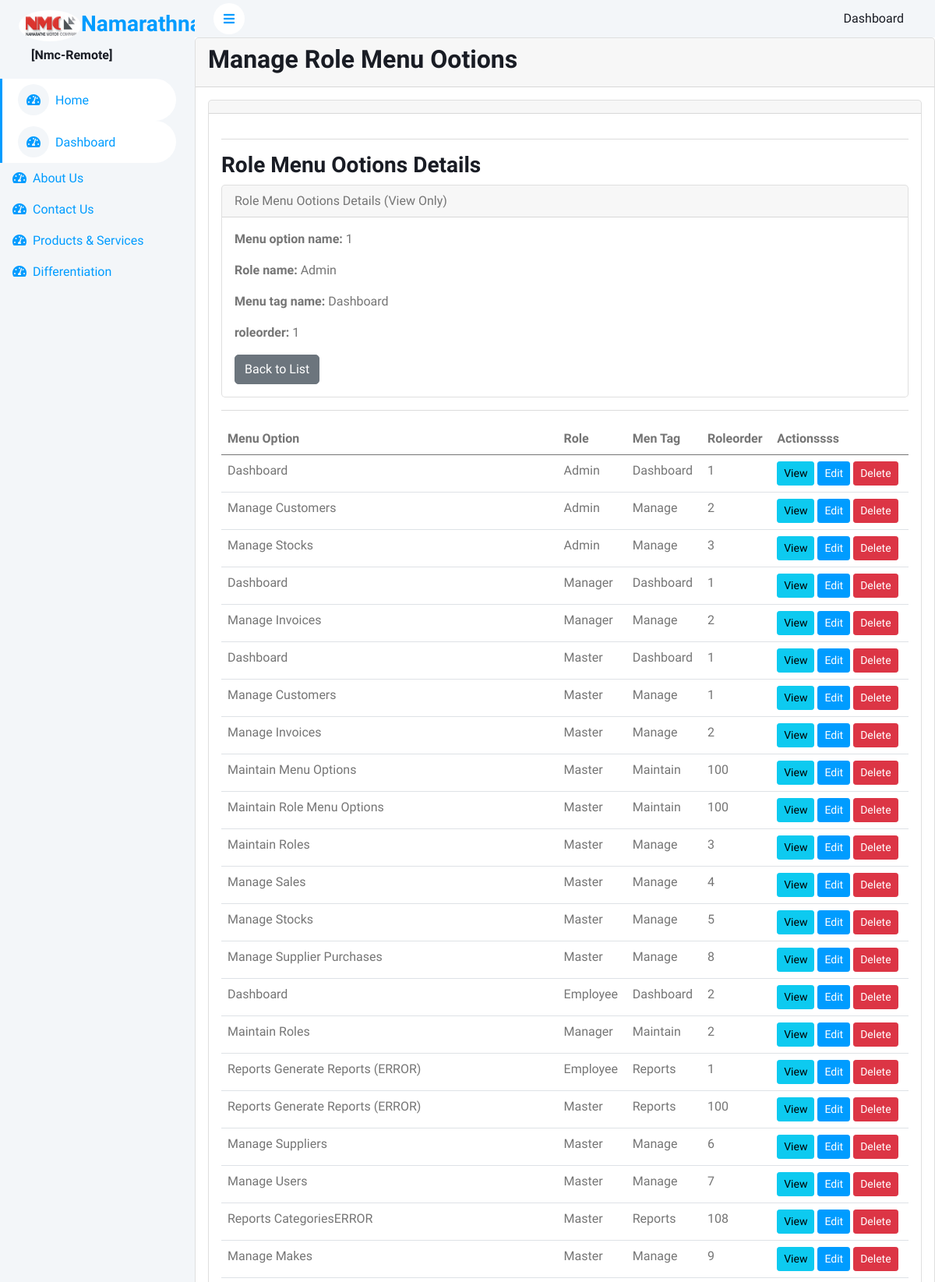
Screenshot of /manage_role_menu_options-2.php?view=1 (upper part) with the database file from the repository.
### tables this page shows
CREATE TABLE `role_menu_options` (
  `id` int(11) NOT NULL,
  `role_id` int(11) NOT NULL,
  `menu_option_id` int(11) NOT NULL,
  `roleorder` int(11) NOT NULL,
  `menu_tag_id` int(11) NOT NULL,
  `flag` enum('active','inactive') NOT NULL DEFAULT 'active'
);

CREATE TABLE `roles` (
  `id` int(11) NOT NULL,
  `role_name` varchar(50) NOT NULL,
  `flag` enum('active','inactive') NOT NULL DEFAULT 'active'
);

CREATE TABLE `menu_tags` (
  `id` int(11) NOT NULL,
  `tag_name` varchar(20) NOT NULL DEFAULT '#',
  `flag` enum('active','inactive') NOT NULL DEFAULT 'active'
);

CREATE TABLE `menu_options` (
  `id` int(11) NOT NULL,
  `menu_name` varchar(75) NOT NULL,
  `menu_link` varchar(75) NOT NULL DEFAULT '#',
  `menu_table` varchar(30) NOT NULL,
  `flag` enum('active','inactive') NOT NULL DEFAULT 'active'
);

### manage_role_menu_options-2.php (the view, shortened to what this page needs)
<?php
include('header.php');
$filter_role_name = isset($_GET['filter_role_name']) ? $_GET['filter_role_name'] : '';
$query = "
    SELECT role_menu_options.*, menu_options.menu_name, roles.role_name, menu_tags.tag_name
    FROM role_menu_options
    JOIN menu_options ON role_menu_options.menu_option_id = menu_options.id
    JOIN roles ON role_menu_options.role_id = roles.id
    JOIN menu_tags ON role_menu_options.menu_tag_id = menu_tags.id
    WHERE role_menu_options.flag = 'active'
    -- AND roles.role_name LIKE '%$filter_role_name%'
    ";
$role_menu_options_result99 = $conn->query($query);
?>
<div class="card">
    <div class="card-header">
        <h2>Manage Role Menu Ootions</h2>
    </div>
    <div class="card-body">
        <div class="card">
            <div class="card-header">
            </div>
            <div class="card-body">
                <?php
                if (isset($_GET['view'])) {
                    $id = $_GET['view'];
                    $role_menu_options_result = $conn->query("
                        SELECT role_menu_options.*, menu_options.menu_name, roles.role_name, menu_tags.tag_name
                        FROM role_menu_options
                        JOIN menu_options ON role_menu_options.menu_option_id = menu_options.id
                        JOIN roles ON role_menu_options.role_id = roles.id
                        JOIN menu_tags ON role_menu_options.menu_tag_id = menu_tags.id
                        WHERE role_menu_options.id='$id' AND role_menu_options.flag = 'active'
                    ");
                    $role_menu_options = $role_menu_options_result->fetch(PDO::FETCH_ASSOC);
                    if ($role_menu_options) {
                ?>
                        <hr>
                        <h3>Role Menu Ootions Details</h3>
                        <div class="card">
                            <div class="card-header">
                                Role Menu Ootions Details (View Only)
                            </div>
                            <div class="card-body">
                                <p><strong>Menu option name:</strong> <?php echo $role_menu_options['menu_option_id']; ?></p>
                                <p><strong>Role name:</strong> <?php echo $role_menu_options['role_name']; ?></p>
                                <p><strong>Menu tag name:</strong> <?php echo $role_menu_options['tag_name']; ?></p>
                                <p><strong>roleorder:</strong> <?php echo $role_menu_options['roleorder']; ?></p>
                                <a href="manage_role_menu_options-2.php" class="btn btn-secondary">Back to List</a>
                            </div>
                        </div>
                    <?php
                    }
                } ?>
                <hr>
                <table class="table">
                    <thead>
                        <tr>
                            <th>Menu Option</th>
                            <th>Role</th>
                            <th>Men Tag</th>
                            <th>Roleorder</th>
                            <th>Actionssss</th>
                        </tr>
                    </thead>
                    <tbody>
                        <?php while ($role_menu_option1 = $role_menu_options_result99->fetch(PDO::FETCH_ASSOC)) { ?>
                            <tr>
                                <td><?php echo $role_menu_option1['menu_name']; ?></td>
                                <td><?php echo $role_menu_option1['role_name']; ?></td>
                                <td><?php echo $role_menu_option1['tag_name']; ?></td>
                                <td><?php echo $role_menu_option1['roleorder']; ?></td>
                                <td>
                                    <a href="manage_role_menu_options-2.php?view=<?php echo $role_menu_option1['id']; ?>" class="btn btn-info btn-sm">View</a>
                                    <a href="manage_role_menu_options-2.php?edit=<?php echo $role_menu_option1['id']; ?>" class="btn btn-primary btn-sm">Edit</a>
                                    <a href="manage_role_menu_options-2.php?delete=<?php echo $role_menu_option1['id']; ?>" class="btn btn-danger btn-sm">Delete</a>
                                </td>
                            </tr>
                        <?php } ?>
                    </tbody>
                </table>
            </div>
        </div>
    </div>
</div>
<?php include('footer.php'); ?>

### css/style.css (style rules this page uses)
:root { --primary: #009CFF; --light: #F3F6F9; --dark: #191C24; }
.btn { transition: .5s; }
.btn.btn-primary { color: #FFFFFF; }

### rows the page displays
role_menu_options: menu_option "1", role.role_name "Admin", menu_tag.tag_name "Dashboard", roleorder "1", menu_option.menu_name "Dashboard"
role_menu_options: menu_option.menu_name "Manage Customers", role.role_name "Admin", menu_tag.tag_name "Manage", roleorder "2"
role_menu_options: menu_option.menu_name "Manage Stocks", role.role_name "Admin", menu_tag.tag_name "Manage", roleorder "3"
role_menu_options: menu_option.menu_name "Dashboard", role.role_name "Manager", menu_tag.tag_name "Dashboard", roleorder "1"
role_menu_options: menu_option.menu_name "Manage Invoices", role.role_name "Manager", menu_tag.tag_name "Manage", roleorder "2"
role_menu_options: menu_option.menu_name "Dashboard", role.role_name "Master", menu_tag.tag_name "Dashboard", roleorder "1"
role_menu_options: menu_option.menu_name "Manage Customers", role.role_name "Master", menu_tag.tag_name "Manage", roleorder "1"
role_menu_options: menu_option.menu_name "Manage Invoices", role.role_name "Master", menu_tag.tag_name "Manage", roleorder "2"
role_menu_options: menu_option.menu_name "Maintain Menu Options", role.role_name "Master", menu_tag.tag_name "Maintain", roleorder "100"
role_menu_options: menu_option.menu_name "Maintain Role Menu Options", role.role_name "Master", menu_tag.tag_name "Maintain", roleorder "100"
role_menu_options: menu_option.menu_name "Maintain Roles", role.role_name "Master", menu_tag.tag_name "Manage", roleorder "3"
role_menu_options: menu_option.menu_name "Manage Sales", role.role_name "Master", menu_tag.tag_name "Manage", roleorder "4"
role_menu_options: menu_option.menu_name "Manage Stocks", role.role_name "Master", menu_tag.tag_name "Manage", roleorder "5"
role_menu_options: menu_option.menu_name "Manage Supplier Purchases", role.role_name "Master", menu_tag.tag_name "Manage", roleorder "8"
role_menu_options: menu_option.menu_name "Dashboard", role.role_name "Employee", menu_tag.tag_name "Dashboard", roleorder "2"
role_menu_options: menu_option.menu_name "Maintain Roles", role.role_name "Manager", menu_tag.tag_name "Maintain", roleorder "2"
role_menu_options: menu_option.menu_name "Reports Generate Reports (ERROR)", role.role_name "Employee", menu_tag.tag_name "Reports", roleorder "1"
role_menu_options: menu_option.menu_name "Reports Generate Reports (ERROR)", role.role_name "Master", menu_tag.tag_name "Reports", roleorder "100"
role_menu_options: menu_option.menu_name "Manage Suppliers", role.role_name "Master", menu_tag.tag_name "Manage", roleorder "6"
role_menu_options: menu_option.menu_name "Manage Users", role.role_name "Master", menu_tag.tag_name "Manage", roleorder "7"
role_menu_options: menu_option.menu_name "Reports CategoriesERROR", role.role_name "Master", menu_tag.tag_name "Reports", roleorder "108"
role_menu_options: menu_option.menu_name "Manage Makes", role.role_name "Master", menu_tag.tag_name "Manage", roleorder "9"

### other values shown
$prj_id_ "[Nmc-Remote]"
$menu_item['menu_name_'] "Dashboard"
